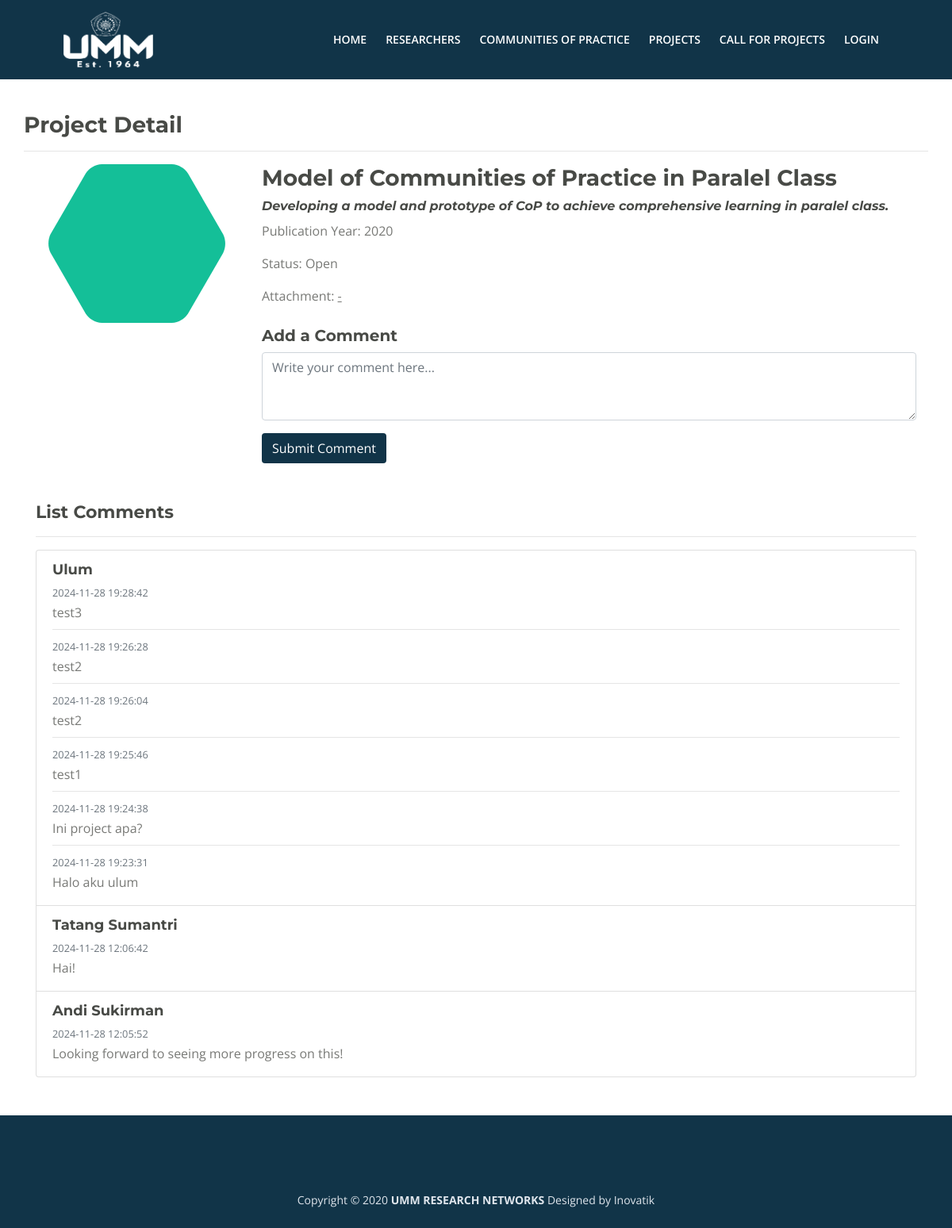
Page /index.php?page=detailproject&id=3 on the committed database.
### tables this page shows
CREATE TABLE `projects` (
  `id_project` int NOT NULL AUTO_INCREMENT,
  `id_researcher` int NOT NULL,
  `title` text NOT NULL,
  `published_year` int NOT NULL,
  `description` text NOT NULL,
  `attachment` varchar(50) DEFAULT NULL,
  `status` enum('Open','Active','Completed') NOT NULL DEFAULT 'Open',
  PRIMARY KEY (`id_project`)
);

CREATE TABLE `comments` (
  `id_comment` int NOT NULL AUTO_INCREMENT,
  `id_project` int NOT NULL,
  `id_student` int NOT NULL,
  `comment` text NOT NULL,
  `comment_date` datetime NOT NULL DEFAULT CURRENT_TIMESTAMP,
  PRIMARY KEY (`id_comment`),
  KEY `id_project` (`id_project`),
  KEY `id_student` (`id_student`),
  CONSTRAINT `comments_ibfk_1` FOREIGN KEY (`id_project`) REFERENCES `projects` (`id_project`) ON DELETE CASCADE ON UPDATE CASCADE,
  CONSTRAINT `comments_ibfk_2` FOREIGN KEY (`id_student`) REFERENCES `students` (`id_student`) ON DELETE CASCADE ON UPDATE CASCADE
);

CREATE TABLE `students` (
  `id_student` int NOT NULL AUTO_INCREMENT,
  `name` varchar(25) NOT NULL,
  `nim` varchar(25) NOT NULL,
  `phone` varchar(20) NOT NULL,
  `email` varchar(50) NOT NULL,
  `usr` varchar(25) NOT NULL,
  `psw` varchar(50) NOT NULL,
  `description` text,
  PRIMARY KEY (`id_student`),
  UNIQUE KEY `usr` (`usr`)
);

### page/detailproject.php (the view)
<div class="container">
    <div class="row">
        <div style="width:100%; padding-top:40px;">
            <h2>Project Detail</h2>
            <hr />
        </div>
        <div class="col-lg-3">
            <div class="text-container">
                <div class='image-wrapper'>
                    <img class='img-fluid' style="height:200px; width:350px; margin-bottom:10px;" src='images/hexagon-green.svg' alt='alternative'>
                </div>
            </div>
        </div>
        <div class="col-lg-9">
            <?php
            include "koneksi.php";
            $sql = "SELECT * FROM projects WHERE id_project=$_GET[id]";
            $query = mysqli_query($koneksi, $sql);
            $project = mysqli_fetch_array($query, MYSQLI_ASSOC);
            echo "
                <h2>{$project['title']}</h2>
                <h6><i>{$project['description']}</i></h6>
                <p>Publication Year: {$project['published_year']}</p>
                <p>Status: {$project['status']}</p>
                <p>Attachment: <a href='{$project['attachment']}'>{$project['attachment']}</a></p>
            ";
            if ($project['status'] == 'Open') {
                echo "
                    <div class='mt-4'>
                        <h4>Add a Comment</h4>
                        <form action='index.php?page=add-comments' method='POST'>
                            <div class='mb-3'>
                                <textarea class='form-control' name='comment' rows='3' required placeholder='Write your comment here...'></textarea>
                            </div>
                            <input type='hidden' name='id_project' value='{$_GET['id']}'>
                            <button type='submit' class='btn text-white' style='background-color:#113448'>Submit Comment</button>
                        </form>
                    </div>
                ";
            } else {
                echo "<p class='mt-4 text-danger'>Comments can only be added when the project is 'Open'.</p>";
            }
            ?>
        </div>
    </div>
    <div class="row my-5">
        <div class="col-lg-12">
            <h3>List Comments</h3>
            <hr />
            <div class="list-group">
                <?php
                $comment_sql = "SELECT c.comment, c.comment_date, s.name, c.id_student
                            FROM comments c
                            JOIN students s ON c.id_student = s.id_student
                            WHERE c.id_project=$_GET[id]
                            ORDER BY c.comment_date DESC";
                $comment_query = mysqli_query($koneksi, $comment_sql);
                $comments_grouped = [];
                while ($comment = mysqli_fetch_assoc($comment_query)) {
                    $comments_grouped[$comment['id_student']][] = $comment;
                }
                foreach ($comments_grouped as $id_student => $comments) {
                    $first_comment = true;
                    echo "<div class='list-group-item'>";
                    echo "<h5 class='mb-1'>{$comments[0]['name']}</h5>";
                    foreach ($comments as $comment) {
                        if (!$first_comment) {
                            echo "<hr class='my-2'/>";
                        }
                        echo "
                    <small class='text-muted'>{$comment['comment_date']}</small>
                    <p class='mb-1'>{$comment['comment']}</p>
                    ";
                        $first_comment = false;
                    }
                    echo "</div>";
                }
                ?>
            </div>
        </div>
    </div>
</div>

### css/styles.css (style rules this page uses)
body, html { width: 100%; height: 100%; }
body, p { color: #787976; font: 400 1rem/1.5625rem "Open Sans", sans-serif; }
h2 { color: #484a46; font: 700 1.75rem/2.125rem "Montserrat", sans-serif; }
h3 { color: #484a46; font: 700 1.375rem/1.75rem "Montserrat", sans-serif; }
h4 { color: #484a46; font: 700 1.25rem/1.625rem "Montserrat", sans-serif; }
h5 { color: #484a46; font: 700 1.125rem/1.5rem "Montserrat", sans-serif; }
h6 { color: #484a46; font: 700 1rem/1.375rem "Montserrat", sans-serif; }
a { color: #787976; text-decoration: underline; }

### rows in the picture
projects: title "Model of Communities of Practice in Paralel Class", description "Developing a model and prototype of CoP to achieve comprehensive learning in paralel class.", published_year "2020", status "Open", attachment "-"
comments: id_student.name "Ulum", comment_date "2024-11-28 19:28:42", comment "test3"
comments: comment_date "2024-11-28 19:26:28", comment "test2"
comments: comment_date "2024-11-28 19:26:04", comment "test2"
comments: comment_date "2024-11-28 19:25:46", comment "test1"
comments: comment_date "2024-11-28 19:24:38", comment "Ini project apa?"
comments: comment_date "2024-11-28 19:23:31", comment "Halo aku ulum"
comments: id_student.name "Tatang Sumantri", comment_date "2024-11-28 12:06:42", comment "Hai!"
comments: id_student.name "Andi Sukirman", comment_date "2024-11-28 12:05:52", comment "Looking forward to seeing more progress on this!"
